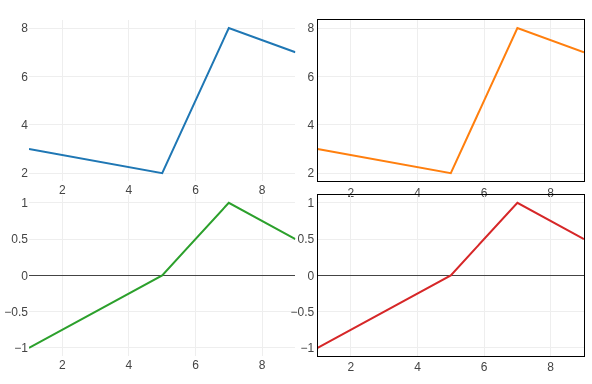

Generate this figure with R:
library(plotly)

# Dados
dfr = data.frame(x = c(1, 5, 7, 9), y = c(3, 2, 8, 7))
dst = data.frame(x = c(1, 5, 7, 9), y = c(-1, 0, 1, 0.5))

# Atributos dos eixos
ax = list(title = "Eixo x" ,
          showline = TRUE, 
          linewidth = 1, 
          linecolor = 'black', 
          mirror = TRUE
          )
ay = list(title = "Eixo y" ,
          showline = TRUE, 
          linewidth = 1, 
          linecolor = 'black', 
          mirror = TRUE
          )

# Border around plot
p1 = plot_ly(dfr, x = ~x, y = ~y, type = 'scatter', mode = 'lines')
p2 = plot_ly(dfr, x = ~x, y = ~y, type = 'scatter', mode = 'lines') %>% layout(xaxis = ax, yaxis = ay)
p3 = plot_ly(dst, x = ~x, y = ~y, type = 'scatter', mode = 'lines')
p4 = plot_ly(dst, x = ~x, y = ~y, type = 'scatter', mode = 'lines') %>% layout(xaxis = ax, yaxis = ay)
subplot(p1, p2, p3, p4, nrows = 2) %>% layout(showlegend = FALSE)
